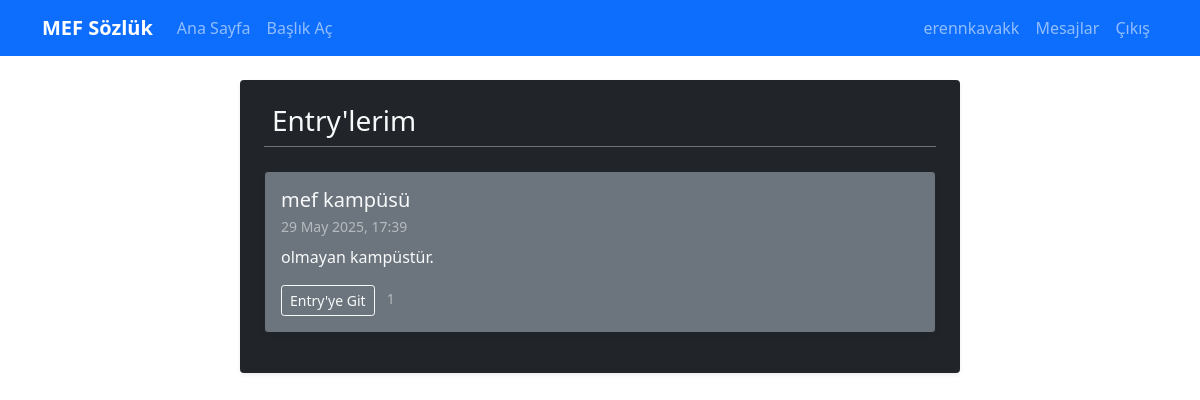
Page /user/entries (signed in) on the committed database.
### app/models/user.py (models this page shows, shortened)
class User(UserMixin, db.Model):
    id = db.Column(db.Integer, primary_key=True)
    email = db.Column(db.String(120), unique=True, nullable=False)
    nickname = db.Column(db.String(80), unique=True, nullable=False)
    real_name = db.Column(db.String(100), nullable=False)
    password_hash = db.Column(db.String(128))
    email_confirmed = db.Column(db.Boolean, default=False)
    email_confirmation_token = db.Column(db.String(100), unique=True)
    created_at = db.Column(db.DateTime, default=lambda: datetime.now(timezone.utc))
    last_seen = db.Column(db.DateTime, default=lambda: datetime.now(timezone.utc))
    is_admin = db.Column(db.Boolean, default=False)
    is_active = db.Column(db.Boolean, default=True)
    bio = db.Column(db.Text)
    entries = db.relationship('Entry', backref='author', lazy='dynamic', cascade='all, delete-orphan')
    following = db.relationship('Follow',
                               foreign_keys='Follow.follower_id',
                               backref='follower',
                               lazy='dynamic',
                               cascade='all, delete-orphan')
    followers = db.relationship('Follow',
                               foreign_keys='Follow.followed_id',
                               backref='followed',
                               lazy='dynamic',
                               cascade='all, delete-orphan')
    favorites = db.relationship('Favorite', backref='user', lazy='dynamic', cascade='all, delete-orphan')
    sent_messages = db.relationship('Message',
                                   foreign_keys='Message.sender_id',
                                   backref='sender',
                                   lazy='dynamic',
                                   cascade='all, delete-orphan')
    received_messages = db.relationship('Message',
                                       foreign_keys='Message.recipient_id',
                                       backref='recipient',
                                       lazy='dynamic',
                                       cascade='all, delete-orphan')
    def get_unread_message_count(self):
        return self.received_messages.filter_by(is_read=False).count()

### app/models/entry.py (models this page shows, shortened)
class Entry(db.Model):
    id = db.Column(db.Integer, primary_key=True)
    content = db.Column(db.Text, nullable=False)
    created_at = db.Column(db.DateTime, default=lambda: datetime.now(timezone.utc))
    updated_at = db.Column(db.DateTime, default=lambda: datetime.now(timezone.utc))
    title_id = db.Column(db.Integer, db.ForeignKey('title.id'), nullable=False)
    author_id = db.Column(db.Integer, db.ForeignKey('user.id'), nullable=False)
    favorites = db.relationship('Favorite', backref='entry', lazy='dynamic', cascade='all, delete-orphan')
    def can_edit(self, user):
        if not user or not user.is_authenticated:
            return False
        if user.is_admin:
            return True
        if self.author_id != user.id:
            return False
        if self.created_at.tzinfo is None:
            created_at_aware = self.created_at.replace(tzinfo=timezone.utc)
        else:
            created_at_aware = self.created_at.astimezone(timezone.utc)
        current_time_utc = datetime.now(timezone.utc)
        time_passed_seconds = (current_time_utc - created_at_aware).total_seconds()
        edit_limit_minutes = current_app.config.get('ENTRY_EDIT_TIME_LIMIT', 15) # Varsayılan 15 dakika
        edit_limit_seconds = edit_limit_minutes * 60
        return time_passed_seconds <= edit_limit_seconds
    def favorite_count(self):
        return self.favorites.count()

class Title(db.Model):
    id = db.Column(db.Integer, primary_key=True)
    name = db.Column(db.String(200), unique=True, nullable=False)
    created_at = db.Column(db.DateTime, default=lambda: datetime.now(timezone.utc))
    last_entry_time = db.Column(db.DateTime, default=lambda: datetime.now(timezone.utc))
    entries = db.relationship('Entry', backref='title', lazy='dynamic', cascade='all, delete-orphan')

### app/routes/user.py (the view)
@bp.route('/entries')
@login_required
def my_entries():
    page = request.args.get('page', 1, type=int)
    entries = Entry.query.filter_by(author_id=current_user.id)\
                        .order_by(desc(Entry.created_at))\
                        .paginate(page=page, per_page=10, error_out=False)
    return render_template('user/my_entries.html', entries=entries, timezone=timezone)

### app/__init__.py (called while the page is built)
@login_manager.user_loader
def load_user(user_id):
    from app.models.user import User
    return User.query.get(int(user_id))

### app/templates/user/my_entries.html (shortened to what this page needs)
{% extends "base.html" %}
{% block content %}
<div class="container mt-4 text-light">
    <div class="row justify-content-center">
        <div class="col-md-9 col-lg-8">
            <div class="bg-dark border-secondary p-4 rounded shadow-sm">
                <h3 class="mb-4 border-bottom border-secondary pb-2">
                    Entry'lerim
                </h3>
                {% if entries.items %}
                    {% for entry in entries.items %}
                    <div class="card mb-3 bg-secondary border-dark text-light shadow-sm">
                        <div class="card-body">
                            <div class="d-flex justify-content-between align-items-start">
                                <div>
                                    <h5 class="card-title mb-1">
                                        <a href="{{ url_for('main.view_title', id=entry.title.id) }}" class="link-light text-decoration-none hover-underline">{{ entry.title.name }}</a>
                                    </h5>
                                    <small class="text-white-50 d-block mb-2">
                                         {{ entry.created_at.strftime('%d %B %Y, %H:%M') }}
                                    </small>
                                </div>
                            </div>
                            <div class="entry-content-preview mb-3" style="max-height: 100px; overflow: hidden;">
                                {{ entry.content | striptags | truncate(250, True, '...') }}
                            </div>
                            <a href="{{ url_for('main.view_title', id=entry.title.id, _anchor='entry-' ~ entry.id|string) }}" class="btn btn-sm btn-outline-light">
                                 Entry'ye Git
                            </a>
                            <span class="ms-2 text-white-50 small">
                                 {{ entry.favorite_count() }}
                            </span>
                        </div>
                    </div>
                    {% endfor %}
                {% else %}
                    <div class="alert bg-secondary text-light border-dark" role="alert">
                        Henüz hiç entry'niz bulunmuyor. Dilerseniz <a href="{{ url_for('main.index') }}" class="alert-link link-light hover-underline">ana sayfaya gidip</a> bir başlığa entry girebilirsiniz.
                    </div>
                {% endif %}
            </div>
        </div>
    </div>
</div>
{% endblock %}

### app/templates/base.html (shortened to what this page needs)
<!DOCTYPE html>
<html lang="tr">
<head>
    <link href="https://cdn.jsdelivr.net/npm/bootstrap@5.1.3/dist/css/bootstrap.min.css" rel="stylesheet">
    <link href="{{ url_for('static', filename='css/style.css') }}" rel="stylesheet">
</head>
<body>
    <nav class="navbar navbar-expand-lg navbar-dark bg-primary">
        <div class="container">
            <a class="navbar-brand" href="{{ url_for('main.index') }}">MEF Sözlük</a>
            <div class="navbar-nav me-auto">
                <a class="nav-link" href="{{ url_for('main.index') }}">Ana Sayfa</a>
                {% if current_user.is_authenticated %}
                    <a class="nav-link" href="{{ url_for('entry.create_title') }}">Başlık Aç</a>
                {% endif %}
            </div>
            <div class="navbar-nav">
                {% if current_user.is_authenticated %}
                    <a class="nav-link" href="{{ url_for('user.profile', nickname=current_user.nickname) }}">
                        {{ current_user.nickname }}
                    </a>
                    <a class="nav-link" href="{{ url_for('user.messages') }}">
                        Mesajlar
                    </a>
                    <a class="nav-link" href="{{ url_for('auth.logout') }}">Çıkış</a>
                {% else %}
                    <a class="nav-link" href="{{ url_for('auth.login') }}">Giriş</a>
                    <a class="nav-link" href="{{ url_for('auth.register') }}">Kayıt Ol</a>
                {% endif %}
            </div>
        </div>
    </nav>
    <div class="container mt-4">
        {% block content %}{% endblock %}
    </div>
</body>
</html>

### app/static/css/style.css (style rules this page uses)
.navbar-brand { font-weight: bold; }
.card { box-shadow: 0 2px 4px rgba(0,0,0,0.1); border: 1px solid #e0e0e0; }
a[href*="/user/"] { font-weight: 500; text-decoration: none; }

### rows in the picture
User: nickname "erennkavakk"
Entry: title.name "mef kampüsü", created_at "29 May 2025, 17:39", content "olmayan kampüstür.", favorite_count "1"
